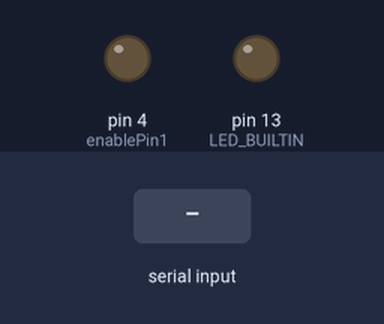
Bench run of a sketch on a simulated Arduino Uno, built with avr-gcc and run on an emulated ATmega328P. On the bench: output pins drawn as LEDs (lit = HIGH). Inputs (shaded band) come from the test bench. What the sketch prints to the serial monitor is not drawn.

Above: at 1.2 s.
1.3 s: "90,45,200\n" received over Serial
2.8 s: "90,45\n" received over Serial
4.3 s: "0\n" received over Serial
Timing chart, 0 to 7.3 s (numbered marks = the images above; inputs shaded):
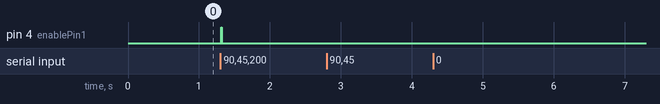

The sketch:

wind_sensor_serial.ino
```cpp
#include <SoftwareSerial.h>

SoftwareSerial mod(16,17); // RX=16 , TX =17

#define RXD1 19
#define TXD1 21
int enablePin1 = 4;
//int enablePin2 = 2;
//String query = "$//,ID?*//\r\n";
String query2 = "$//,WV?*//";
String query = "$//,WV?*//";
//String query2 = "test";
//String query = "test";
char inp_buffer[64];
char term_char = '\n';
char c;
int ind = 0;
boolean haveNewData = false;

char msg_first_part[32];
char msg_value_part[32];
char msg_temp_holder[32];

float wind_speed = 0.000;
float wind_angle = 0.000;
char Status ;
float Temp = 0.0;
char Validity ;

void setup()
{
  Serial.begin(9600);            // initialize serial at baudrate 9600:
  //  Serial1.begin(9600);
//  Serial1.begin(9600, SERIAL_8N1, RXD1, TXD1);
  mod.begin(9600);
//  Serial2.begin(9600);
  //  while (!Serial) {
  //    ; // wait for serial port to connect. Needed for Native USB only
  //  }
  pinMode(enablePin1, OUTPUT);
//  pinMode(enablePin2, OUTPUT);
  pinMode(LED_BUILTIN, OUTPUT);
  delay(10);

}
void loop()
{
  while (Serial.available() == 0){}
  query = Serial.readStringUntil('\n');
  Serial.print("Recieved command : ");
  Serial.println(query);
  query.trim();
  query  = query + "\r\n";
//  query = "$01,AT?*//\r\n";
  digitalWrite(enablePin1, HIGH);
//  digitalWrite(enablePin2, HIGH);
  mod.print(query);
//  Serial1.print(query);
  digitalWrite(enablePin1, LOW);
//  digitalWrite(enablePin2, LOW);
  delay(200);


  while (mod.available() && !haveNewData) {
//    while (Serial1.available() && !haveNewData) {

    digitalWrite(LED_BUILTIN, HIGH);   // turn the LED on (HIGH is the voltage level)
//    delay(100);                       // wait for a secondconver
//    digitalWrite(LED_BUILTIN, LOW);    // turn the LED off by making the voltage LOW
//    delay(100);                       // wait for a second

    c = mod.read();
//    c = Serial1.read();
//    Serial.print(c);
    if (c != term_char)
    {
      inp_buffer[ind] = c;
      ind = ind + 1;
    }
    else
    {
      inp_buffer[ind] = '\0';
      ind = 0;
      haveNewData = true;
    }

  }
  //    Serial.print(Serial1.read());
  ind=0;
//  strncpy(inp_buffer, "$WI,WVP=001.8,045,0*73\r\n", 64);
//
  Serial.println(inp_buffer);
  digitalWrite(LED_BUILTIN, LOW);
//  parseData();
//
//
  haveNewData = false;
//  memset(inp_buffer, 0, sizeof inp_buffer);

      delay(100);


}

void parseData(){
 char * strtokIndx;
 strtokIndx = strtok(inp_buffer,",=");
 strtokIndx = strtok(NULL,",=");

 strtokIndx = strtok(NULL,",=");
 wind_speed = atof(strtokIndx);

 strtokIndx = strtok(NULL,",=");
 wind_angle = atof(strtokIndx);

 strtokIndx = strtok(NULL,",=");
 Status = *strtokIndx;

 strtokIndx = strtok(NULL,",=");
 Temp = atof(strtokIndx);

 strtokIndx = strtok(NULL,",=");
 strtokIndx = strtok(NULL,",=*");

 Validity = *strtokIndx;
 Serial.println(Validity);

 Serial.println(Status);

 Serial.print("wind speed: ");
 Serial.println(wind_speed);
 Serial.print("Wind angle: ");
 Serial.println(wind_angle);
 Serial.print("Temperature: ");
 Serial.println(Temp);

}
```

Measured:
- after the input at 1.3 s, pin 4 (enablePin1): LOW → HIGH at once, → LOW 0.01 s later
